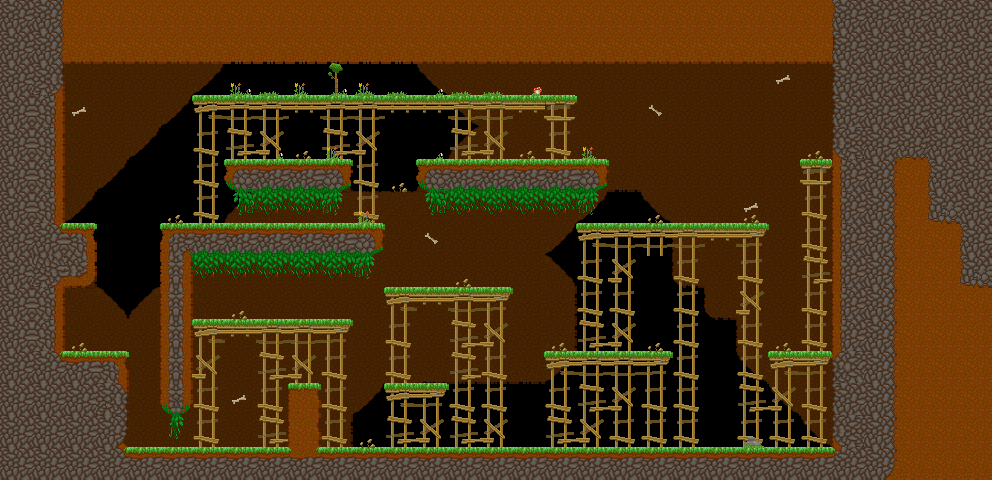

The image is a tile-based game level rendered from a .tmx file. Its description and source (layers, tilesets, objects; grid data summarised) follow:
An orthogonal 31x15 tile map with 32x32 px tiles, 6 tile layers (background, main, foreground, hidden, ...), 4 tilesets and 126 objects (78x spike, 23x veggie, 2x door, start, goal, ...).

<map version="1.5" tiledversion="1.7.2" orientation="orthogonal" renderorder="right-down" width="31" height="15" tilewidth="32" tileheight="32" infinite="0" nextlayerid="12" nextobjectid="127">
 <properties>
  <property name="hints" value="onewaydoors" />
  <property name="time_to_beat" value="12.7" />
 </properties>
 <tileset firstgid="1" name="grass_level" tilewidth="33" tileheight="33" spacing="1" margin="1" tilecount="144" columns="16">
  <image source="../../sprites/tilesets/34tile.png" width="544" height="306" />
 </tileset>
 <tileset firstgid="145" name="treetops_big_96" tilewidth="96" tileheight="64" tilecount="2" columns="2">
  <image source="../../sprites/objects/scenery/treetops_big_96.png" width="192" height="64" />
 </tileset>
 <tileset firstgid="147" name="object_tilemap_16" tilewidth="16" tileheight="16" tilecount="12" columns="4">
  <image source="../../sprites/tilesets/object_tilemap_16.png" width="64" height="48" />
 </tileset>
 <tileset firstgid="159" name="object_tilemap_32" tilewidth="32" tileheight="32" tilecount="25" columns="5">
  <image source="../../sprites/tilesets/object_tilemap_32.png" width="160" height="160" />
  <tile id="0">
   <properties>
    <property name="item_no" value="5" />
    <property name="type" value="costume_head" />
   </properties>
  </tile>
  <tile id="1">
   <properties>
    <property name="spawn" value="spawn" />
   </properties>
  </tile>
  <tile id="2">
   <properties>
    <property name="goal" value="goal" />
   </properties>
  </tile>
  <tile id="3">
   <properties>
    <property name="name" value="pig" />
   </properties>
  </tile>
  <tile id="4">
   <properties>
    <property name="direction" value="left" />
    <property name="name" value="walking_enemy" />
   </properties>
  </tile>
 </tileset>
 <layer id="1" name="background" width="31" height="15">
  <properties>
   <property name="background" value="background" />
  </properties>
  <data>[465 cells, 299 non-empty, 16 distinct tile ids]</data>
 </layer>
 <layer id="2" name="main" width="31" height="15">
  <data>[465 cells, 297 non-empty, 40 distinct tile ids]</data>
 </layer>
 <layer id="3" name="foreground" width="31" height="15">
  <properties>
   <property name="foreground" value="foreground" />
  </properties>
  <data>[465 cells, 62 non-empty, 14 distinct tile ids]</data>
 </layer>
 <layer id="4" name="hidden" width="31" height="15">
  <data>[465 cells, 0 non-empty, 0 distinct tile ids]</data>
 </layer>
 <layer id="5" name="hints" width="31" height="15">
  <properties>
   <property name="OneWayDoors" value="Some doors can only:be opened one way." />
  </properties>
  <data>[465 cells, 0 non-empty, 0 distinct tile ids]</data>
 </layer>
 <objectgroup color="#e70000" id="6" name="hard-blocks">
  <object id="1" x="608" y="0" width="384" height="64" />
  <object id="2" x="160" y="224" width="32" height="192" />
  <object id="3" x="224" y="160" width="128" height="32" />
  <object id="4" x="416" y="160" width="192" height="32" />
  <object id="5" x="832" y="64" width="160" height="384" />
  <object id="6" x="0" y="0" width="64" height="352" />
  <object id="7" x="288" y="384" width="32" height="64" />
  <object id="8" x="128" y="448" width="864" height="32" />
  <object id="9" x="64" y="224" width="32" height="64" />
  <object id="10" x="64" y="0" width="544" height="64" />
  <object id="11" x="192" y="224" width="192" height="32" />
  <object id="12" x="0" y="352" width="128" height="128" />
 </objectgroup>
 <objectgroup color="#0055ff" id="7" name="soft-blocks">
  <object id="13" x="384" y="384" width="64" height="32" />
  <object id="14" x="544" y="352" width="128" height="32" />
  <object id="15" x="384" y="288" width="128" height="32" />
  <object id="16" x="576" y="224" width="192" height="32" />
  <object id="17" x="192" y="320" width="160" height="32" />
  <object id="18" x="768" y="352" width="64" height="32" />
  <object id="19" x="800" y="160" width="32" height="32" />
  <object id="20" x="192" y="96" width="384" height="32" />
 </objectgroup>
 <objectgroup id="8" name="treetop_big" />
 <objectgroup id="9" name="objects-16px">
  <object id="21" name="veggie" gid="150" x="200" y="88" width="16" height="16" />
  <object id="22" name="veggie" gid="150" x="264" y="88" width="16" height="16" />
  <object id="23" name="veggie" gid="150" x="328" y="88" width="16" height="16" />
  <object id="24" name="veggie" gid="150" x="392" y="88" width="16" height="16" />
  <object id="25" name="veggie" gid="150" x="456" y="88" width="16" height="16" />
  <object id="26" name="veggie" gid="150" x="520" y="88" width="16" height="16" />
  <object id="27" name="veggie" gid="150" x="232" y="152" width="16" height="16" />
  <object id="28" name="veggie" gid="150" x="328" y="152" width="16" height="16" />
  <object id="29" name="veggie" gid="150" x="808" y="152" width="16" height="16" />
  <object id="30" name="veggie" gid="150" x="616" y="216" width="16" height="16" />
  <object id="31" name="veggie" gid="150" x="680" y="216" width="16" height="16" />
  <object id="32" name="veggie" gid="150" x="552" y="344" width="16" height="16" />
  <object id="33" name="veggie" gid="150" x="648" y="344" width="16" height="16" />
  <object id="34" name="veggie" gid="150" x="776" y="344" width="16" height="16" />
  <object id="35" name="veggie" gid="150" x="808" y="344" width="16" height="16" />
  <object id="36" name="veggie" gid="150" x="392" y="280" width="16" height="16" />
  <object id="37" name="veggie" gid="150" x="488" y="280" width="16" height="16" />
  <object id="38" name="veggie" gid="150" x="200" y="312" width="16" height="16" />
  <object id="39" name="veggie" gid="150" x="264" y="312" width="16" height="16" />
  <object id="40" name="veggie" gid="150" x="328" y="312" width="16" height="16" />
  <object id="41" name="veggie" gid="150" x="200" y="440" width="16" height="16" />
  <object id="42" name="veggie" gid="150" x="232" y="440" width="16" height="16" />
  <object id="43" name="veggie" gid="150" x="296" y="376" width="16" height="16" />
  <object id="44" name="spike" gid="154" x="224" y="336" width="16" height="16" />
  <object id="45" name="spike" gid="154" x="192" y="344" width="16" height="16" />
  <object id="46" name="spike" gid="154" x="200" y="336" width="16" height="16" />
  <object id="47" name="spike" gid="154" x="184" y="336" width="16" height="16" />
  <object id="48" name="spike" gid="154" x="232" y="328" width="16" height="16" />
  <object id="49" name="spike" gid="154" x="328" y="440" width="16" height="16" />
  <object id="50" name="spike" gid="154" x="304" y="440" width="16" height="16" />
  <object id="51" name="spike" gid="154" x="328" y="448" width="16" height="16" />
  <object id="52" name="spike" gid="154" x="312" y="432" width="16" height="16" />
  <object id="53" name="spike" gid="154" x="400" y="424" width="16" height="16" />
  <object id="54" name="spike" gid="154" x="392" y="432" width="16" height="16" />
  <object id="55" name="spike" gid="154" x="416" y="448" width="16" height="16" />
  <object id="56" name="spike" gid="154" x="416" y="440" width="16" height="16" />
  <object id="57" name="spike" gid="154" x="424" y="432" width="16" height="16" />
  <object id="58" name="spike" gid="154" x="400" y="464" width="16" height="16" />
  <object id="59" name="spike" gid="154" x="472" y="384" width="16" height="16" />
  <object id="60" name="spike" gid="154" x="488" y="368" width="16" height="16" />
  <object id="61" name="spike" gid="154" x="488" y="392" width="16" height="16" />
  <object id="62" name="spike" gid="154" x="496" y="384" width="16" height="16" />
  </objectgroup>
 <objectgroup id="10" name="objects-32px">
  <!-- 5 objects omitted --></objectgroup>
 <layer id="11" name="Tile Layer 6" width="31" height="15">
  <data>[465 cells, 0 non-empty, 0 distinct tile ids]</data>
 </layer>
</map>
<!-- 64 of 126 objects omitted -->
